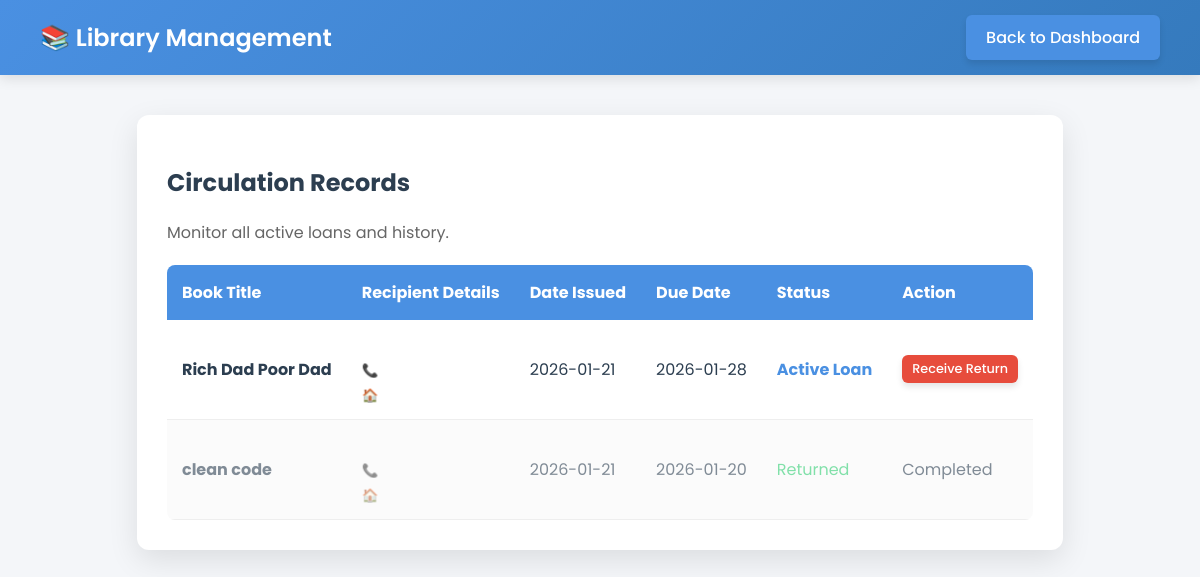
Before: /records.php (signed in) with the older database file.
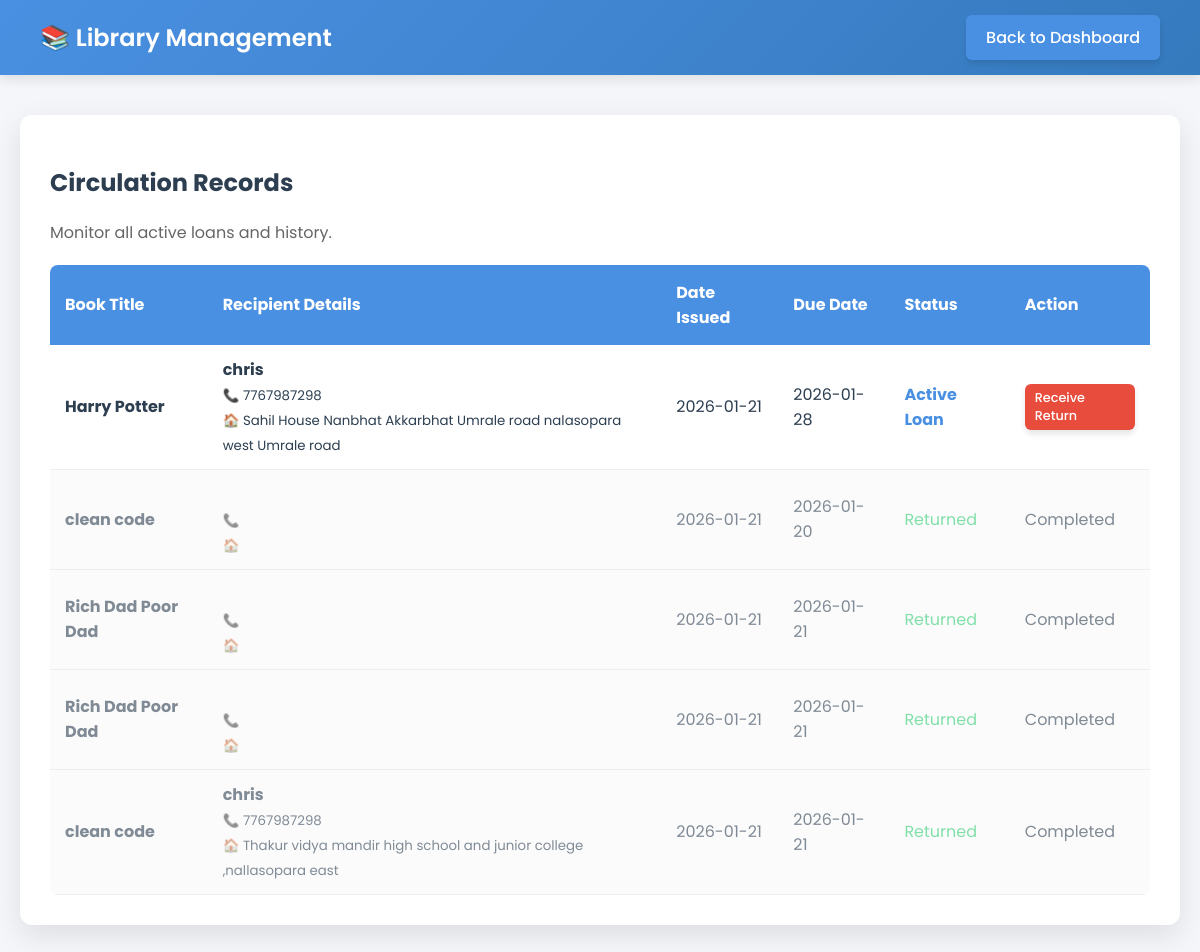
After: the same page with the newer database file.
### tables this page shows
CREATE TABLE `issued_books` (
  `issue_id` int(11) NOT NULL,
  `user_id` int(11) DEFAULT NULL,
  `book_id` int(11) DEFAULT NULL,
  `issue_date` date DEFAULT curdate(),
  `return_date` date DEFAULT NULL,
  `status` enum('issued','returned') DEFAULT 'issued',
  `user_name` varchar(100) DEFAULT NULL,
  `user_address` text DEFAULT NULL,
  `user_phone` varchar(20) DEFAULT NULL
);

CREATE TABLE `books` (
  `book_id` int(11) NOT NULL,
  `title` varchar(100) NOT NULL,
  `author` varchar(100) NOT NULL,
  `genre` varchar(50) DEFAULT NULL,
  `created_at` timestamp NOT NULL DEFAULT current_timestamp(),
  `cover_image` varchar(255) DEFAULT 'default.jpg',
  `quantity` int(11) DEFAULT 5
);

### records.php (the view, shortened to what this page needs)
<?php
$database = new Database();
$db = $database->getConnection();
$query = "SELECT i.issue_id, b.book_id, b.title, i.user_name, i.user_address, i.user_phone, i.issue_date, i.return_date, i.status
          FROM issued_books i
          JOIN books b ON i.book_id = b.book_id
          ORDER BY i.status ASC, i.issue_date DESC";
$stmt = $db->prepare($query);
$stmt->execute();
?>
<!DOCTYPE html>
<html>
<head>
    <link rel="stylesheet" href="style.css">
</head>
<body>
    <nav class="navbar">
        <div class="nav-brand">📚 Library Management</div>
        <a href="dashboard.php" class="btn btn-primary">Back to Dashboard</a>
    </nav>
    <div class="container" style="max-width:1100px;">
        <h2>Circulation Records</h2>
        <p style="color:#666;">Monitor all active loans and history.</p>
        <table>
            <thead>
                <tr>
                    <th>Book Title</th>
                    <th>Recipient Details</th>
                    <th>Date Issued</th>
                    <th>Due Date</th>
                    <th>Status</th>
                    <th>Action</th>
                </tr>
            </thead>
            <tbody>
                <?php while ($row = $stmt->fetch(PDO::FETCH_ASSOC)):
                    $deadline = $row['return_date'] ? $row['return_date'] : date('Y-m-d', strtotime($row['issue_date']. ' + 7 days'));
                    $is_overdue = (date("Y-m-d") > $deadline && $row['status'] == 'issued');
                ?>
                <tr style="<?php echo $row['status'] == 'returned' ? 'opacity:0.6; background:#f9f9f9;' : ''; ?>">
                    <td><b><?php echo $row['title']; ?></b></td>
                    <td>
                        <strong><?php echo htmlspecialchars($row['user_name']); ?></strong><br>
                        <small>📞 <?php echo htmlspecialchars($row['user_phone']); ?></small><br>
                        <small>🏠 <?php echo htmlspecialchars($row['user_address']); ?></small>
                    </td>
                    <td><?php echo $row['issue_date']; ?></td>
                    <td style="<?php echo $is_overdue ? 'color:var(--danger); font-weight:bold;' : ''; ?>">
                        <?php echo $deadline; ?>
                    </td>
                    <td>
                        <?php if($row['status'] == 'issued'): ?>
                            <span style="color:var(--primary); font-weight:bold;">Active Loan</span>
                        <?php else: ?>
                            <span style="color:var(--secondary);">Returned</span>
                        <?php endif; ?>
                    </td>
                    <td>
                        <?php if ($row['status'] == 'issued'): ?>
                            <a href="return.php?issue_id=<?php echo $row['issue_id']; ?>&book_id=<?php echo $row['book_id']; ?>"
                               class="btn btn-danger" style="font-size:0.8rem; padding:5px 10px;">Receive Return</a>
                        <?php else: ?>
                            Completed
                        <?php endif; ?>
                    </td>
                </tr>
                <?php endwhile; ?>
            </tbody>
        </table>
    </div>
</body>
</html>

Changed rows visible on the page:
added issued_books: book.title "Harry Potter", user_name "chris", user_phone "7767987298", user_address "Sahil House Nanbhat Akkarbhat Umrale road nalasopara west Umrale road", issue_date "2026-01-21", deadline "2026-01-28", status "Active Loan"
shown differently, row unchanged: issued_books (number 2 of 5 on the later page): moves up the list
changed issued_books (number 3 of 5 on the later page): return_date "2026-01-28" → "2026-01-21"; status "Active Loan Receive Return" → "Returned Completed"
added issued_books: book.title "Rich Dad Poor Dad", issue_date "2026-01-21", return_date "2026-01-21", status "Returned"
added issued_books: book.title "clean code", user_name "chris", user_phone "7767987298", user_address "Thakur vidya mandir high school and junior college ,nallasopara east", issue_date "2026-01-21", return_date "2026-01-21", status "Returned"
